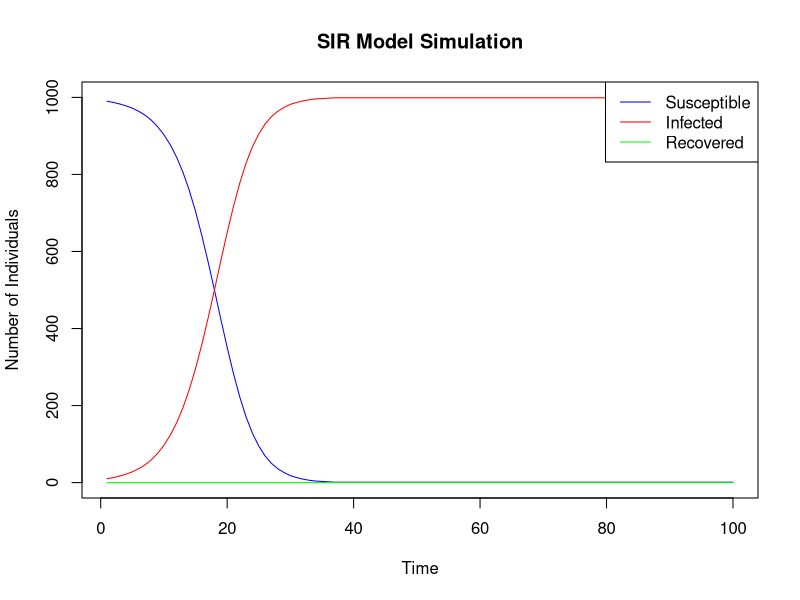

Generate this figure with R:
# Define parameters
beta <- 0.3  # Infection rate
gamma <- 0.0001  # Recovery rate
initial_susceptible <- 990  # Initial number of susceptible
initial_infected <- 10  # Initial number of infected
total_population <- 1000  # Total population size
time_steps <- 100  # Number of time steps

# Initialize compartments
S <- c(initial_susceptible)
I <- c(initial_infected)
R <- c(0)

for (t in 2:time_steps) {
  new_infections <- round(beta * S[t-1] * I[t-1] / total_population)
  new_recoveries <- round(gamma * I[t-1])
  
  S <- c(S, S[t-1] - new_infections)
  I <- c(I, I[t-1] + new_infections - new_recoveries)
  R <- c(R, R[t-1] + new_recoveries)
}

plot(1:time_steps, S, type="l", col="blue", xlab="Time", ylab="Number of Individuals", main="SIR Model Simulation", ylim=c(0,1000))
lines(1:time_steps, I, type="l", col="red")
lines(1:time_steps, R, type="l", col="green")
legend("topright", legend=c("Susceptible", "Infected", "Recovered"), col=c("blue", "red", "green"), lty=1)

